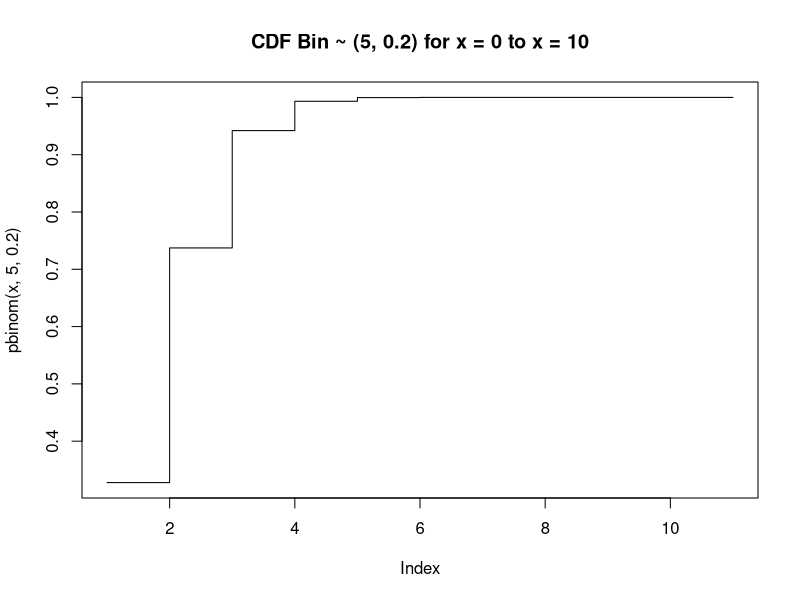
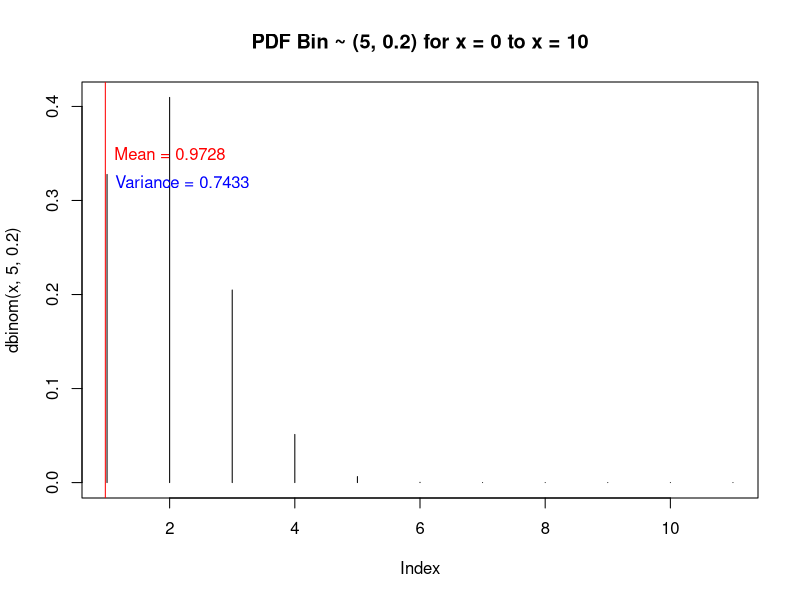
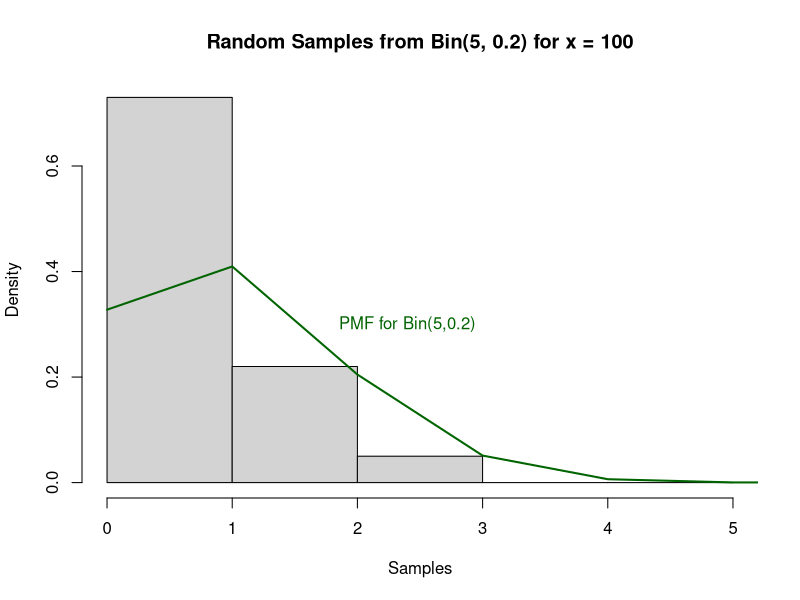
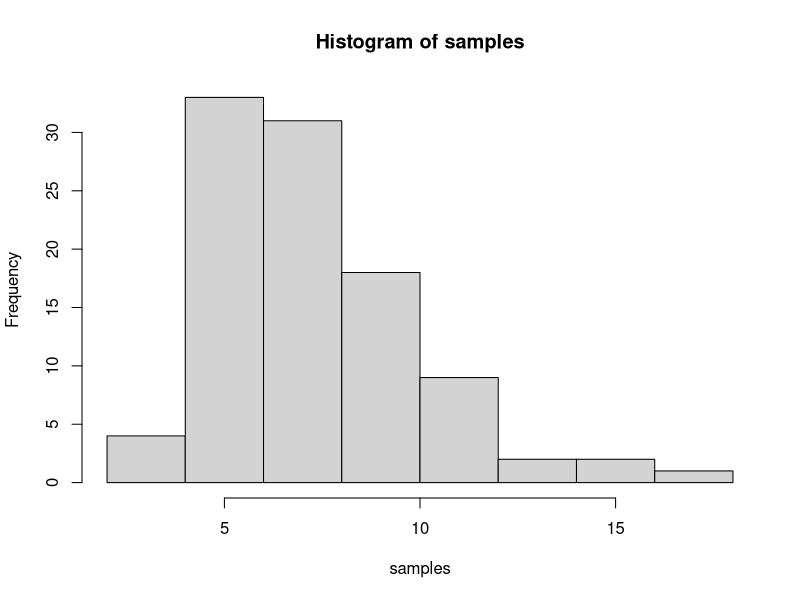
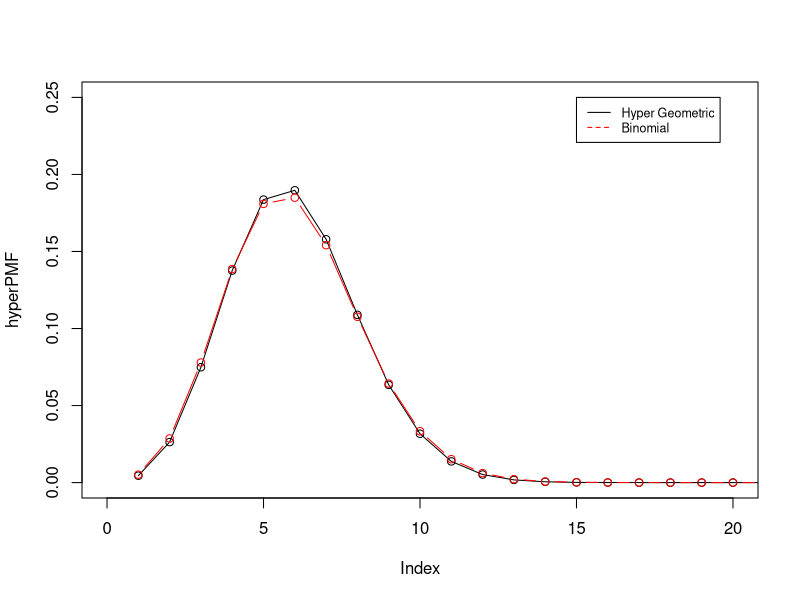
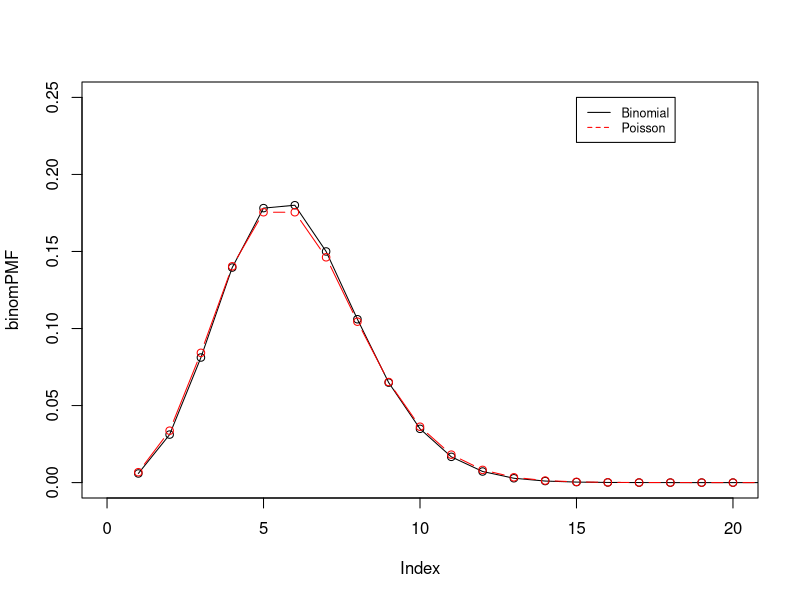
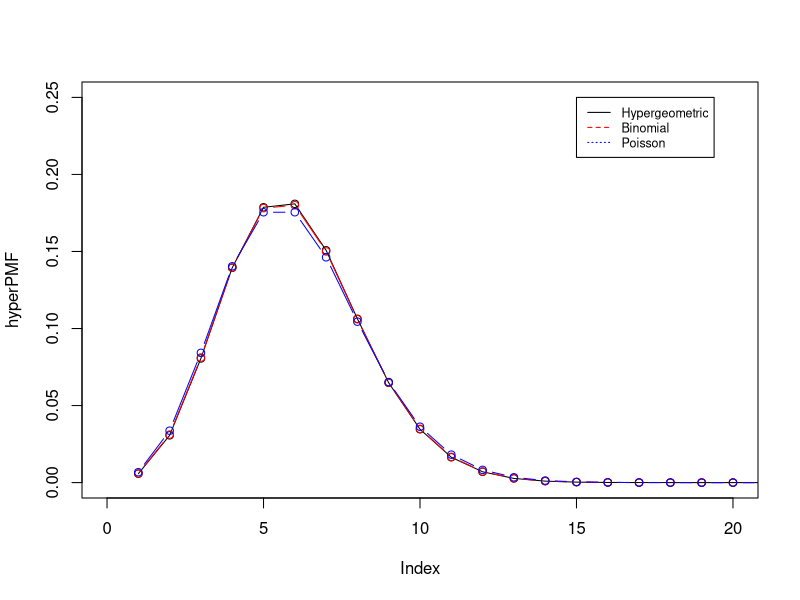
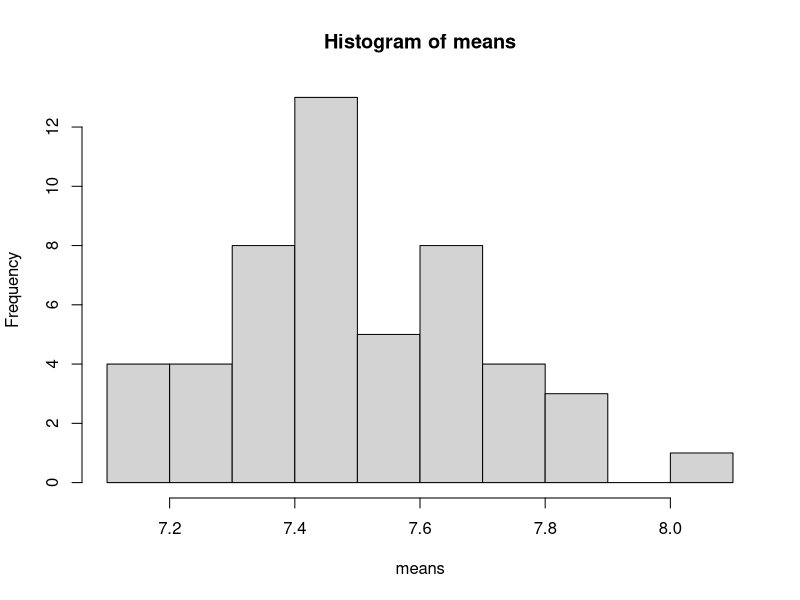

Recreate these plots in R, in order.
## ---- chunk 1
#binomial pdf
dbinom(3,5,0.2)
## ---- chunk 2
choose(5,3)*(0.2)^3*(0.8)^2
## ---- chunk 3
#binomial cdf
pbinom(3,5,0.2)
## ---- chunk 4
choose(5,0)*(0.2)^0*(0.8)^(5) + choose(5,1)*(0.2)^1*(0.8)^(4) + choose(5,2)*(0.2)^2*(0.8)^(3) + choose(5,3)*(0.2)^3*(0.8)^(2)
## ---- chunk 5
library(dplyr)
library(ggplot2)


x= 0:10
plot(pbinom(x,5,0.2), type = "s", main = "CDF Bin ~ (5, 0.2) for x = 0 to x = 10")



# expectation
x = c(0, 1, 2, 3)
prob = dbinom(x,5,0.2)*x
E = sum(prob)

# variance
prob2 =dbinom(x,5,0.2)*x^2
V = sum(prob2)-(sum(prob)^2)

x= 0:10
plot(dbinom(x,5,0.2), type = "h", main = "PDF Bin ~ (5, 0.2) for x = 0 to x = 10")
abline(v = E, col = "red")

text(2, 0.35, "Mean = 0.9728", col = "red")
text(2.2, 0.32, "Variance = 0.7433", col = "blue")


## ---- chunk 6
# hypergeometric pdf
dhyper(2,4,6,5)
(choose(4,2)*choose(6,3))/choose(10,5)

# hypergeometric cdf
phyper(2,4,6,5) 
(choose(4,0)*choose(6,5))/choose(10,5) +(choose(4,1)*choose(6,4))/choose(10,5)+
(choose(4,2)*choose(6,3))/choose(10,5)

## ---- chunk 7
#Poisson pdf
dpois(0,5/2)
(exp(-5/2)*(5/2)^0)/factorial(0)

#Poisson cdf
ppois(1,5/2)
(exp(-5/2)*(5/2)^0)/factorial(0) + (exp(-5/2)*(5/2)^1)/factorial(1)
## ---- chunk 8

Samples = rbinom(100, 5, 0.2)
hist(Samples, breaks = 0:5.5, probability = TRUE, main = "Random Samples from Bin(5, 0.2) for x = 100")
lines(x, dbinom(x,5,0.2), col = "darkgreen", lwd = 2)
text(2.4, 0.3, "PMF for Bin(5,0.2)", col = "darkgreen")

## ---- chunk 9
samples = rbinom(100, 30, 0.25)
hist(samples)

## ---- chunk 10

# Plot the PMF of a Hyergeometric Random Variable with the PMF of a Binomial Random Variable that could be used to approximate it

x <- 0:20

N=1000  # Population size 1000
m=100   # 100 correct choices
n=50    # Sample size 50

# Probability of x successes in 50 trials with 1000 choices, 100 of them correct.
hyperPMF <- dhyper(x, m, N-m, n)

# Probability of x successes in 50 trials with prob 0.1
binomPMF <- dbinom(x, n, m/N)

# Plot both functions
plot(hyperPMF, xlim = c(0, 20), ylim = c(0, 0.25), col='black', type='o')
points(binomPMF, xlim = c(0, 20), ylim = c(0, 0.25), col='red', type='b')
legend(15, 0.25, legend=c("Hyper Geometric", "Binomial"), 
       col=c("black", "red"), lty=1:2, cex=.75)
## ---- chunk 11

# Plot the PMF of a Binomial Random Variable with the PMF of a Poisson Random Variable that could be used to approximate it

x <- 0:20

n=100   # Sample size 100
p=0.05  # Probability 0.05

# Probability of x successes in 50 trials with prob 0.1
binomPMF <- dbinom(x, n, p)

# Probability of x occurances with an occurance rate of 10
poisPMF <- dpois(x, n*p)

# Plot both functions
plot(binomPMF, xlim = c(0, 20), ylim = c(0, 0.25), col='black', type='o')
points(poisPMF, xlim = c(0, 20), ylim = c(0, 0.25), col='red', type='b')
legend(15, 0.25, legend=c("Binomial", "Poisson"), 
       col=c("black", "red"), lty=1:2, cex=.75)
## ---- chunk 12

# Plot the PMF of a Binomial Random Variable with the PMF of a Poisson Random Variable that could be used to approximate it

x <- 0:20

N=10000  # Population size 10000
m=500    # 500 correct choices
n=100    # Sample size 100

# Probability of x successes in 50 trials with 1000 choices, 100 of them correct.
hyperPMF <- dhyper(x, m, N-m, n)

# Probability of x successes in 50 trials with prob 0.1
binomPMF <- dbinom(x, n, m/N)

# Probability of x occurances with an occurance rate of 10
poisPMF <- dpois(x, n*(m/N))

# Plot all three functions
plot(hyperPMF, xlim = c(0, 20), ylim = c(0, 0.25), col='black', type='o')
points(binomPMF, xlim = c(0, 20), ylim = c(0, 0.25), col='red', type='b')
points(poisPMF, xlim = c(0, 20), ylim = c(0, 0.25), col='blue', type='b')
legend(15, 0.25, legend=c("Hypergeometric", "Binomial", "Poisson"), 
       col=c("black", "red", "blue"), lty=1:3, cex=.75)


## ---- chunk 13

# Generate 100 samples of a Binomial Distribution and find the mean of the results. Repeat 50 times, and graph the histogram of the 50 means.

means = c() # Init vector to store means
for(i in 1:50) {
  samples = rbinom(100, 30, 0.25)
  means = append(means, mean(samples))
}
hist(means)
